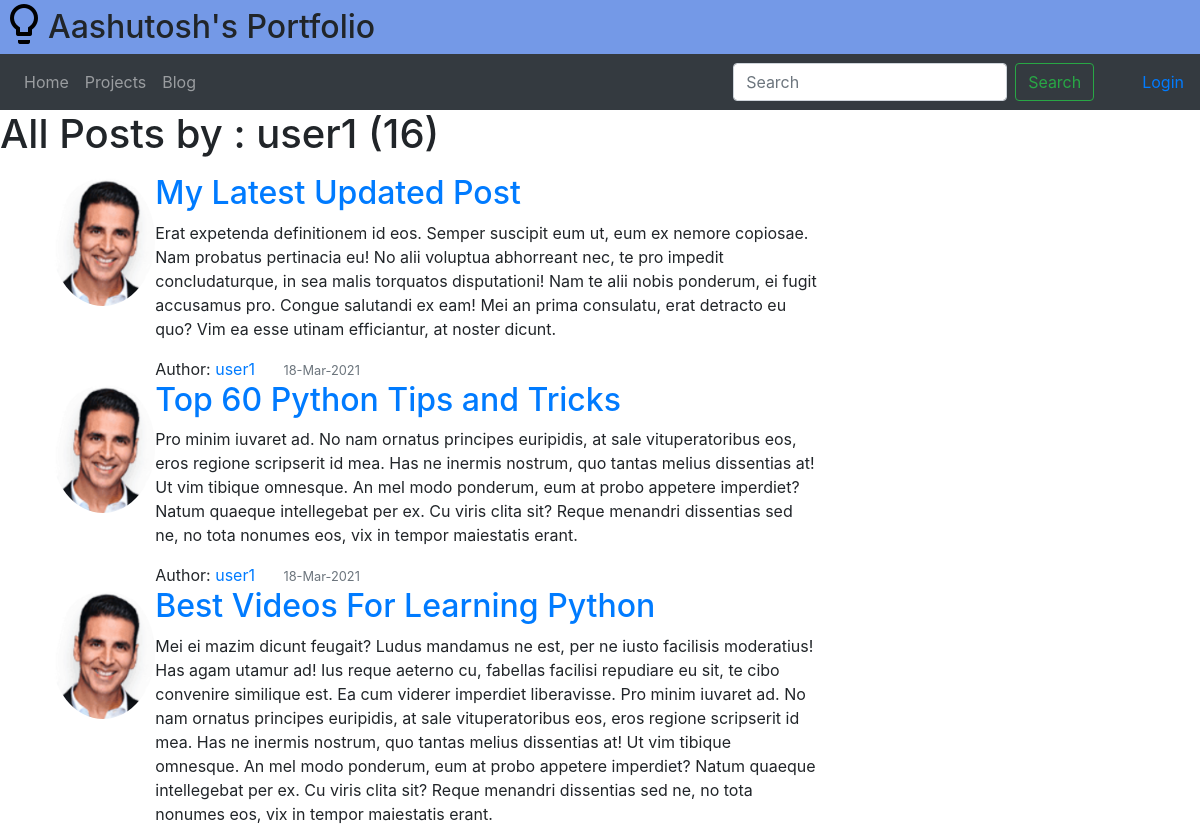
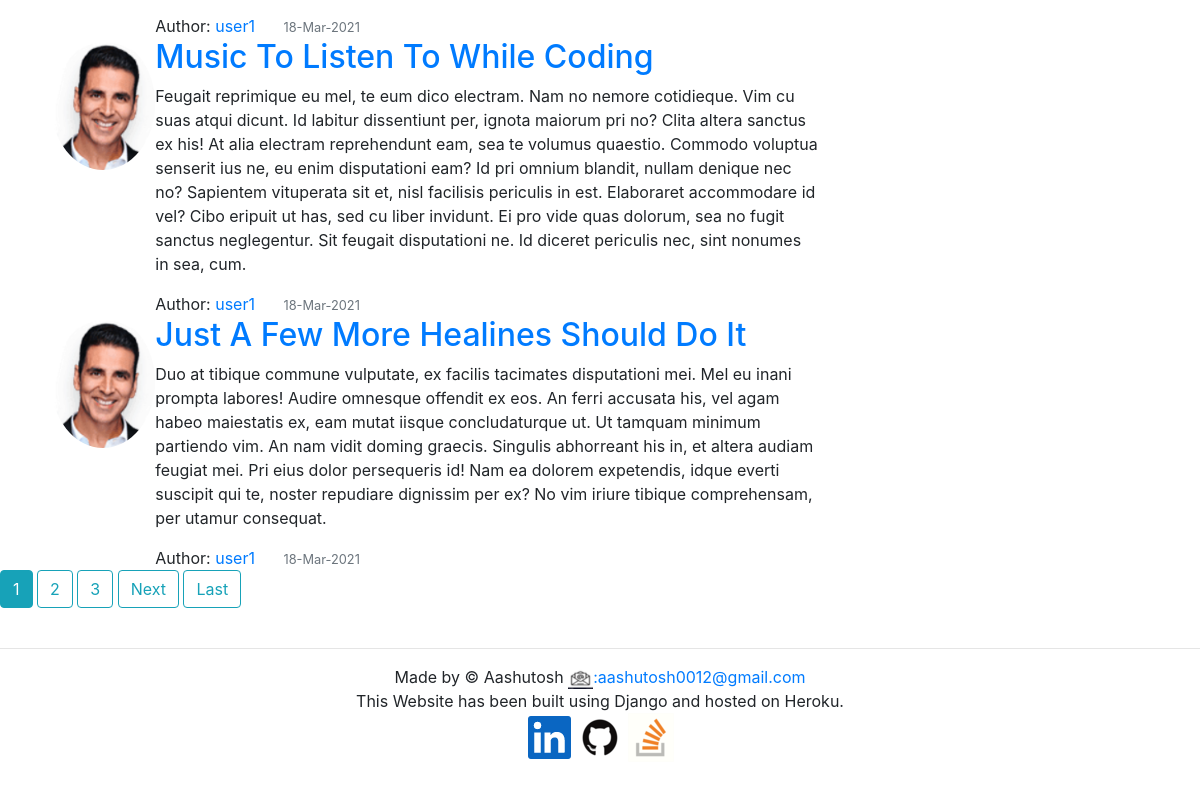
The page /blog/user/user1/ on the database as committed earlier (2 pictures, top to bottom).
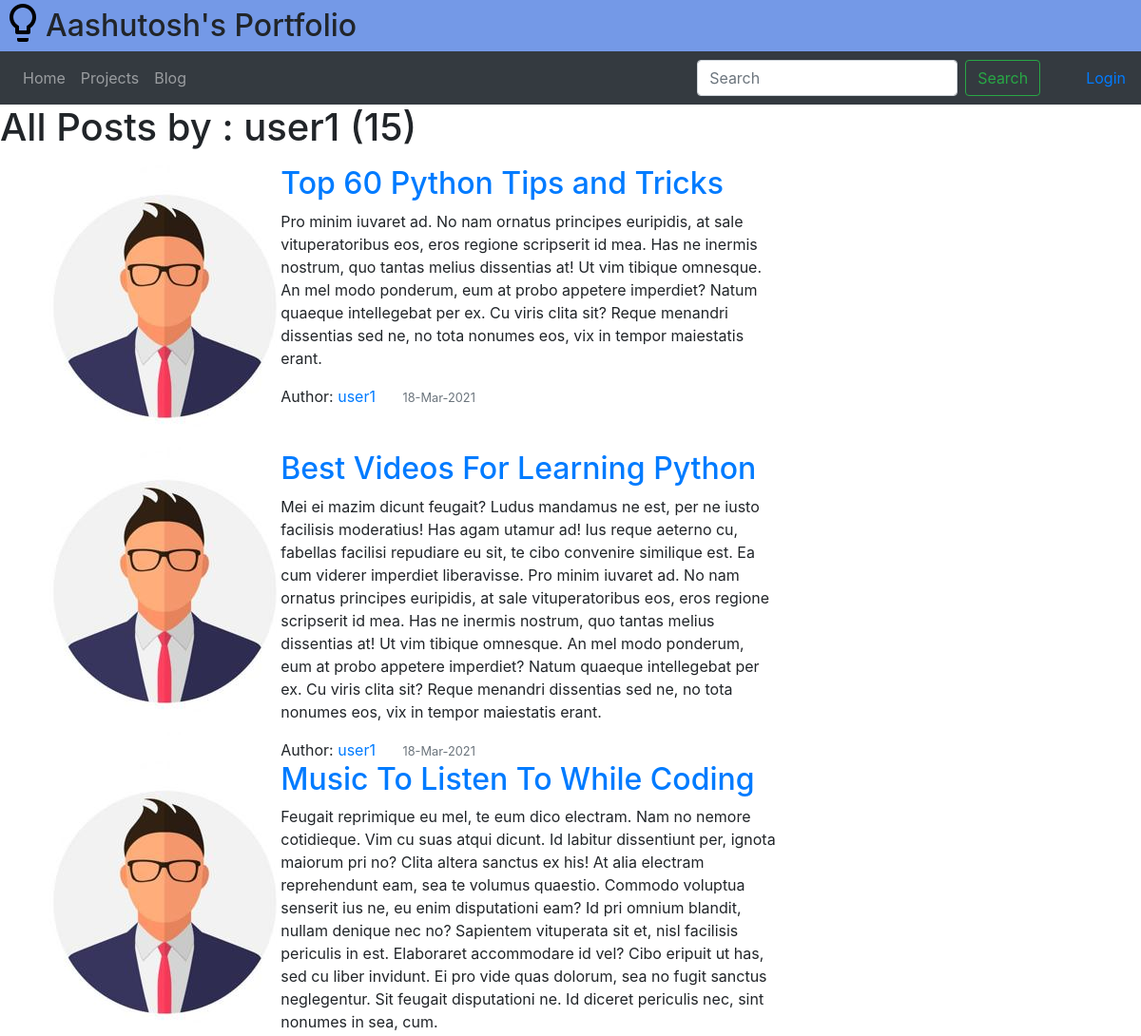
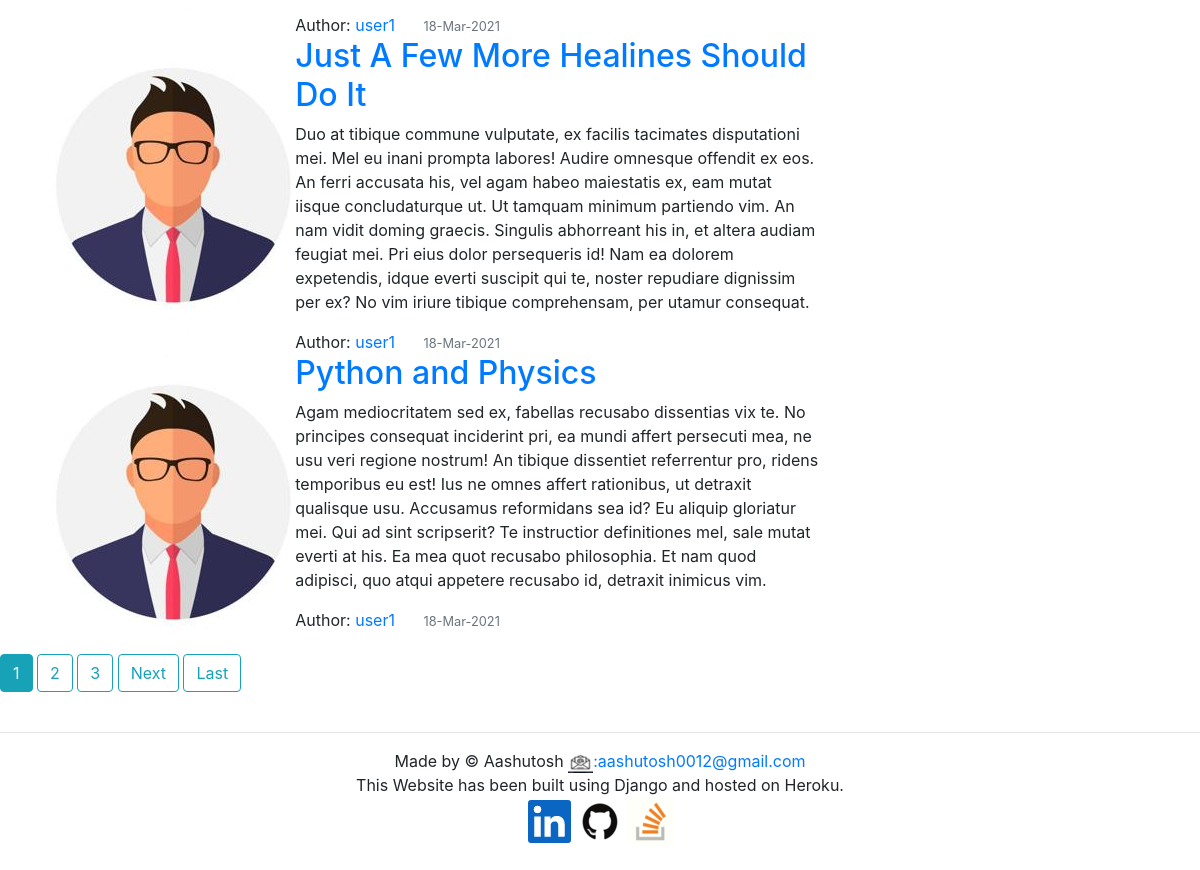
The same page on the database as committed later (2 pictures, top to bottom).
### blog/models.py (models this page shows, shortened)
class Post(models.Model):
	title = models.CharField(max_length=100)
	content = models.TextField()
	date_posted = models.DateTimeField(default=timezone.now)
	author = models.ForeignKey(User,on_delete=models.CASCADE)

### user/models.py (models this page shows, shortened)
class Profile(models.Model):
	user = models.OneToOneField(User, on_delete=models.CASCADE)
	image = models.ImageField(default='profile_pics/default.jpg', upload_to='profile_pics')

### blog/views.py (the view)
# urls.py: path('user/<str:username>/', UserPostListView.as_view(), name="user-posts"),
class UserPostListView(ListView):
	model = Post
	context_object_name='posts'
	template_name = 'blog/user_posts.html'
	paginate_by = 5
	def get_queryset(self):
		user = get_object_or_404(User, username=self.kwargs.get('username'))
		return Post.objects.filter(author=user).order_by('-date_posted')

### blog/templates/blog/user_posts.html (shortened to what this page needs)
{% extends 'blog/base.html' %}
{% block content %}
	<h1 class="mb-3">All Posts by : {{ view.kwargs.username }} ({{ page_obj.paginator.count }})</h1>
	<div class="row d-flex justify-content-center col-md-9">
		{% for post in posts %}
			<article class=" media content-section col-md-11 ">
				<img class="rounded-circle article-img" src="{{ post.author.profile.image.url }}">
				<div class="media-body ">
					<h2><a class="article-title" href="{% url 'post-detail' post.id %}">{{ post.title }}</a></h2>
					<p class="article-content">{{ post.content }}</p>
					<div class="metadata">Author:
						<a class="mr-4" href="{% url 'user-posts' post.author.username %}">{{ post.author }}</a>
						<small class="text-muted">{{ post.date_posted | date:'j-M-Y' }}</small>
					</div>
				</div>
			</article>
		{% endfor %}
	</div>
	{% if is_paginated %}
		    {% for num in page_obj.paginator.page_range %}
		    	{% if page_obj.number == num %}
		        	<a class="btn btn-info mb-4" href="?page={{ num }}">{{ num }}</a>
		        {% elif num > page_obj.number|add:'-3' and num < page_obj.number|add:'3' %}
		        	<a class="btn btn-outline-info mb-4" href="?page={{ num }}">{{ num }}</a>
		        {% endif %}
		    {% endfor %}
		    {% if page_obj.has_next %}
		        <a class="btn btn-outline-info mb-4" href="?page={{ page_obj.next_page_number }}">Next</a>
		        <a class="btn btn-outline-info mb-4" href="?page={{ page_obj.paginator.num_pages }}">Last</a>
		     {% endif %}
    {% endif %}
{% endblock %}

Rows that differ between the two databases and show on the page:
no longer on this page (row edited): Post: author.profile.image (placeholder picture), title "My Latest Updated Post", content "Erat expetenda definitionem id eos. Semper suscipit eum ut, eum ex nemore copiosae. Nam probatus pertinacia eu! No alii voluptua abhorreant nec, te pro impedit concludaturque, in sea malis torquatos disputationi! Nam te alii nobis ponderum, ei fugit accusamus pro. Congue salutandi ex eam! Mei an prima consulatu, erat detracto eu quo? Vim ea esse utinam efficiantur, at noster dicunt.", author "user1", date_posted "18-Mar-2021"
changed through a linked row, Post "Top 60 Python Tips and Tricks": author.profile.image: picture added in place of a placeholder
changed through a linked row, Post "Best Videos For Learning Python": author.profile.image: picture added in place of a placeholder
changed through a linked row, Post "Music To Listen To While Coding": author.profile.image: picture added in place of a placeholder
changed through a linked row, Post "Just A Few More Healines Should Do It": author.profile.image: picture added in place of a placeholder
now on this page (row unchanged): Post: author.profile.image (picture), title "Python and Physics", content "Agam mediocritatem sed ex, fabellas recusabo dissentias vix te. No principes consequat inciderint pri, ea mundi affert persecuti mea, ne usu veri regione nostrum! An tibique dissentiet referrentur pro, ridens temporibus eu est! Ius ne omnes affert rationibus, ut detraxit qualisque usu. Accusamus reformidans sea id? Eu aliquip gloriatur mei. Qui ad sint scripserit? Te instructior definitiones mel, sale mutat everti at his. Ea mea quot recusabo philosophia. Et nam quod adipisci, quo atqui appetere recusabo id, detraxit inimicus vim.", author "user1", date_posted "18-Mar-2021"
Other text that changed with them:
{{ page_obj.paginator.count }}: "16" → "15"
